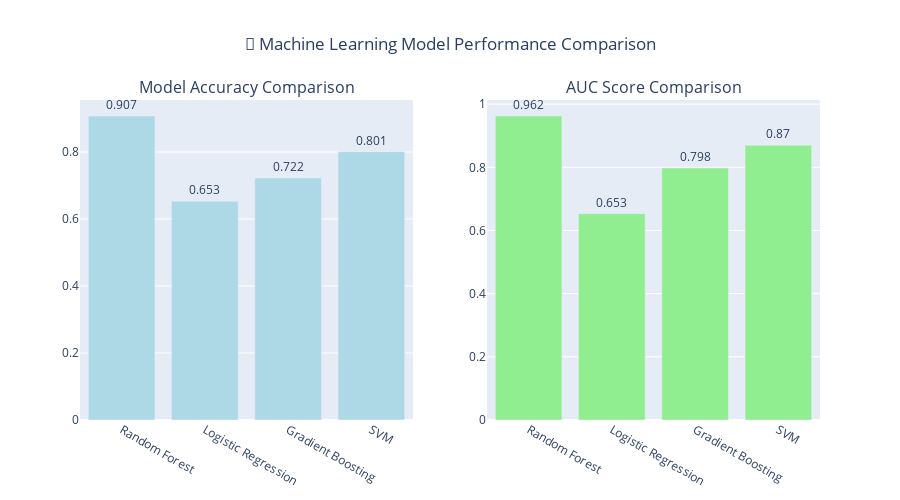
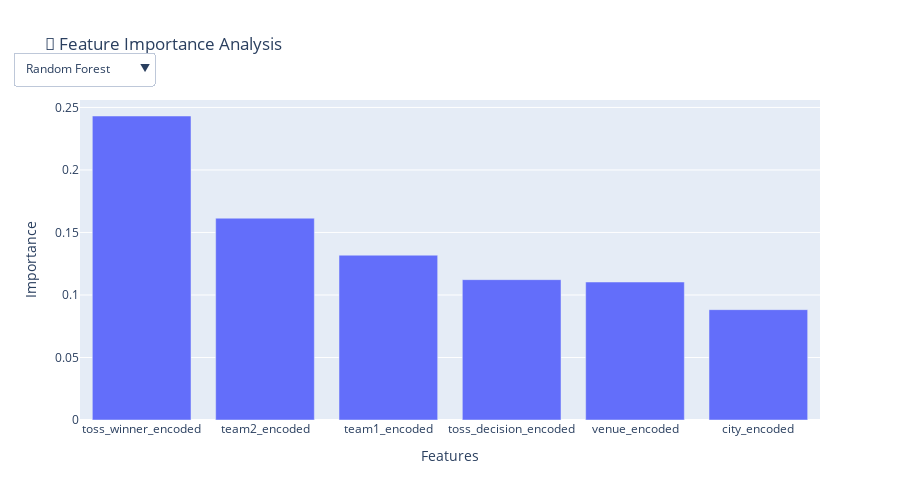

Notebook code for these charts, in order:
### Markdown cell above
## 🤖 6. Machine Learning Models for Match Prediction

### Code cell
# Advanced Machine Learning Pipeline for IPL Match Prediction
class IPLMatchPredictor:
    def __init__(self, matches_df):
        self.matches_df = matches_df
        self.models = {}
        self.model_scores = {}
        self.feature_importance = {}
        
    def prepare_features(self):
        """Prepare features for machine learning"""
        print("🔧 PREPARING FEATURES FOR ML")
        print("=" * 40)

        ml_df = self.matches_df.copy()
        
        print(f"Initial rows: {len(ml_df)}")
        
        # Filter for decisive match results (wins by runs or wickets)
        ml_df = ml_df[ml_df['result'].isin(['runs', 'wickets'])]
        
        print(f"Rows after 'runs'/'wickets' filter: {len(ml_df)}")
        
        # Create target variable (1 if team1 wins, 0 if team2 wins)
        ml_df['team1_wins'] = (ml_df['team1'] == ml_df['winner']).astype(int)

        # Encode categorical features
        # We'll use a single encoder for all teams to ensure consistency
        all_teams = pd.concat([ml_df['team1'], ml_df['team2'], ml_df['toss_winner'], ml_df['winner']]).unique()
        le_teams = LabelEncoder()
        le_teams.fit(all_teams)

        ml_df['team1_encoded'] = le_teams.transform(ml_df['team1'])
        ml_df['team2_encoded'] = le_teams.transform(ml_df['team2'])
        ml_df['toss_winner_encoded'] = le_teams.transform(ml_df['toss_winner'])
        
        # Encode venue and city separately
        le_venue = LabelEncoder()
        ml_df['venue_encoded'] = le_venue.fit_transform(ml_df['venue'])
        le_city = LabelEncoder()
        ml_df['city_encoded'] = le_city.fit_transform(ml_df['city'])

        # Create additional features
        ml_df['toss_decision_encoded'] = (ml_df['toss_decision'] == 'bat').astype(int)
        ml_df['is_weekend'] = ml_df['match_day'].isin(['Saturday', 'Sunday']).astype(int)
        ml_df['month_encoded'] = ml_df['match_month']

        # Select features and target for modeling
        feature_columns = [
            'team1_encoded', 'team2_encoded', 'venue_encoded', 'city_encoded',
            'toss_winner_encoded', 'toss_decision_encoded', 'toss_match_winner',
            'is_weekend', 'month_encoded'
        ]

        X = ml_df[feature_columns]
        y = ml_df['team1_wins']
    
        print(f"Final rows for modeling: {len(X)}")
        print(f"✅ Feature preparation completed!")
        print(f"   Features: {len(feature_columns)}")
        print(f"   Samples: {len(X)}")
        print(f"   Class distribution: {y.value_counts().to_dict()}")

        return X, y, feature_columns
    def train_models(self, X, y, feature_columns):
        """Train multiple ML models and compare performance"""
        print("\n🤖 TRAINING MACHINE LEARNING MODELS")
        print("=" * 45)

        # Split the data
        X_train, X_test, y_train, y_test = train_test_split(
            X, y, test_size=0.2, random_state=42, stratify=y
        )

        # Scale features
        scaler = StandardScaler()
        X_train_scaled = scaler.fit_transform(X_train)
        X_test_scaled = scaler.transform(X_test)

        # Define models to train
        models_to_train = {
            'Random Forest': RandomForestClassifier(n_estimators=100, random_state=42),
            'Logistic Regression': LogisticRegression(random_state=42, max_iter=1000),
            'Gradient Boosting': GradientBoostingClassifier(random_state=42),
            'SVM': SVC(probability=True, random_state=42)
        }

        # Train and evaluate each model
        results = []

        for name, model in models_to_train.items():
            print(f"Training {name}...")

            # Use scaled data for SVM and Logistic Regression
            if name in ['SVM', 'Logistic Regression']:
                model.fit(X_train_scaled, y_train)
                y_pred = model.predict(X_test_scaled)
                y_pred_proba = model.predict_proba(X_test_scaled)[:, 1]
            else:
                model.fit(X_train, y_train)
                y_pred = model.predict(X_test)
                y_pred_proba = model.predict_proba(X_test)[:, 1]

            # Calculate metrics
            accuracy = accuracy_score(y_test, y_pred)
            auc_score = roc_auc_score(y_test, y_pred_proba)

            # Cross-validation
            if name in ['SVM', 'Logistic Regression']:
                cv_scores = cross_val_score(model, X_train_scaled, y_train, cv=5)
            else:
                cv_scores = cross_val_score(model, X_train, y_train, cv=5)

            # Store results
            results.append({
                'Model': name,
                'Accuracy': accuracy,
                'AUC Score': auc_score,
                'CV Mean': cv_scores.mean(),
                'CV Std': cv_scores.std()
            })

            # Store model
            self.models[name] = model
            self.model_scores[name] = {
                'accuracy': accuracy,
                'auc': auc_score,
                'cv_mean': cv_scores.mean()
            }

            # Feature importance for tree-based models
            if hasattr(model, 'feature_importances_'):
                importance_df = pd.DataFrame({
                    'feature': feature_columns,
                    'importance': model.feature_importances_
                }).sort_values('importance', ascending=False)
                self.feature_importance[name] = importance_df

        # Results summary
        results_df = pd.DataFrame(results).round(4)
        print(f"\n📊 MODEL PERFORMANCE COMPARISON:")
        display(results_df.sort_values('AUC Score', ascending=False))

        # Best model
        best_model_name = results_df.loc[results_df['AUC Score'].idxmax(), 'Model']
        print(f"\n🏆 Best performing model: {best_model_name}")

        return results_df, X_test, y_test, scaler
    
    def create_model_comparison_viz(self, results_df):
        """Create model performance comparison visualization"""
        fig = make_subplots(
            rows=1, cols=2,
            subplot_titles=('Model Accuracy Comparison', 'AUC Score Comparison')
        )
        
        # Accuracy comparison
        fig.add_trace(
            go.Bar(
                x=results_df['Model'],
                y=results_df['Accuracy'],
                name='Accuracy',
                marker_color='lightblue',
                text=results_df['Accuracy'].round(3),
                textposition='outside'
            ),
            row=1, col=1
        )
        
        # AUC comparison
        fig.add_trace(
            go.Bar(
                x=results_df['Model'],
                y=results_df['AUC Score'],
                name='AUC Score',
                marker_color='lightgreen',
                text=results_df['AUC Score'].round(3),
                textposition='outside'
            ),
            row=1, col=2
        )
        
        fig.update_layout(
            height=500,
            title_text="🤖 Machine Learning Model Performance Comparison",
            title_x=0.5,
            showlegend=False
        )
        
        fig.show()
        return fig
    
    def feature_importance_analysis(self):
        """Analyze and visualize feature importance"""
        if not self.feature_importance:
            print("No feature importance data available")
            return
        
        # Create feature importance visualization
        fig = go.Figure()
        
        for model_name, importance_df in self.feature_importance.items():
            fig.add_trace(
                go.Bar(
                    name=model_name,
                    x=importance_df['feature'].head(6),  # Top 6 features
                    y=importance_df['importance'].head(6),
                    visible=True if model_name == list(self.feature_importance.keys())[0] else False
                )
            )
        
        # Add dropdown menu
        dropdown_buttons = []
        for i, model_name in enumerate(self.feature_importance.keys()):
            visibility = [False] * len(self.feature_importance)
            visibility[i] = True
            dropdown_buttons.append(
                dict(label=model_name, method="update",
                     args=[{"visible": visibility},
                           {"title": f"Top Features - {model_name}"}])
            )
        
        fig.update_layout(
            updatemenus=[
                dict(buttons=dropdown_buttons, direction="down",
                     showactive=True, x=0.1, y=1.15)
            ],
            title="🎯 Feature Importance Analysis",
            xaxis_title="Features",
            yaxis_title="Importance",
            height=500
        )
        
        fig.show()
        return fig

# Initialize and run ML pipeline
print("🚀 Starting Machine Learning Pipeline...")
ml_predictor = IPLMatchPredictor(matches_df)

# Prepare features
X, y, feature_columns = ml_predictor.prepare_features()

# Train models
results_df, X_test, y_test, scaler = ml_predictor.train_models(X, y, feature_columns)

# Create visualizations
model_comparison = ml_predictor.create_model_comparison_viz(results_df)
feature_importance_viz = ml_predictor.feature_importance_analysis()

print("\n✅ Machine Learning Pipeline completed successfully!")

### Figure 1 — Plotly figure (JSON) as saved in the notebook; plotly's stock layout.template omitted (floating-point values rounded to 4 significant figures)
{"data": [{"marker": {"color": "lightblue"}, "name": "Accuracy", "text": [0.907, 0.653, 0.722, 0.801], "textposition": "outside", "type": "bar", "x": ["Random Forest", "Logistic Regression", "Gradient Boosting", "SVM"], "xaxis": "x", "y": [0.9074, 0.6528, 0.7222, 0.8009], "yaxis": "y"}, {"marker": {"color": "lightgreen"}, "name": "AUC Score", "text": [0.962, 0.653, 0.798, 0.87], "textposition": "outside", "type": "bar", "x": ["Random Forest", "Logistic Regression", "Gradient Boosting", "SVM"], "xaxis": "x2", "y": [0.9624, 0.6533, 0.7979, 0.8699], "yaxis": "y2"}], "layout": {"annotations": [{"font": {"size": 16}, "showarrow": false, "text": "Model Accuracy Comparison", "x": 0.225, "xanchor": "center", "xref": "paper", "y": 1, "yanchor": "bottom", "yref": "paper"}, {"font": {"size": 16}, "showarrow": false, "text": "AUC Score Comparison", "x": 0.775, "xanchor": "center", "xref": "paper", "y": 1, "yanchor": "bottom", "yref": "paper"}], "height": 500, "showlegend": false, "title": {"text": "🤖 Machine Learning Model Performance Comparison", "x": 0.5}, "xaxis": {"anchor": "y", "domain": [0, 0.45]}, "xaxis2": {"anchor": "y2", "domain": [0.55, 1]}, "yaxis": {"anchor": "x", "domain": [0, 1]}, "yaxis2": {"anchor": "x2", "domain": [0, 1]}}}

### Figure 2 — Plotly figure (JSON) as saved in the notebook; plotly's stock layout.template omitted (floating-point values rounded to 4 significant figures)
{"data": [{"name": "Random Forest", "type": "bar", "visible": true, "x": ["toss_winner_encoded", "team2_encoded", "team1_encoded", "toss_decision_encoded", "venue_encoded", "city_encoded"], "y": [0.2432, 0.1614, 0.1318, 0.1123, 0.1104, 0.08827]}, {"name": "Gradient Boosting", "type": "bar", "visible": false, "x": ["toss_decision_encoded", "toss_match_winner", "venue_encoded", "team2_encoded", "team1_encoded", "city_encoded"], "y": [0.3499, 0.228, 0.09936, 0.07909, 0.06129, 0.05659]}], "layout": {"height": 500, "title": {"text": "🎯 Feature Importance Analysis"}, "updatemenus": [{"buttons": [{"args": [{"visible": [true, false]}, {"title": "Top Features - Random Forest"}], "label": "Random Forest", "method": "update"}, {"args": [{"visible": [false, true]}, {"title": "Top Features - Gradient Boosting"}], "label": "Gradient Boosting", "method": "update"}], "direction": "down", "showactive": true, "x": 0.1, "y": 1.15}], "xaxis": {"title": {"text": "Features"}}, "yaxis": {"title": {"text": "Importance"}}}}
